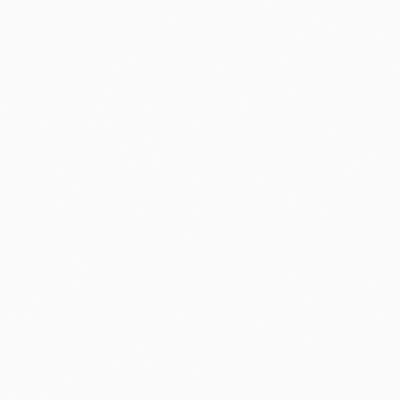
Frame 1 (no input)
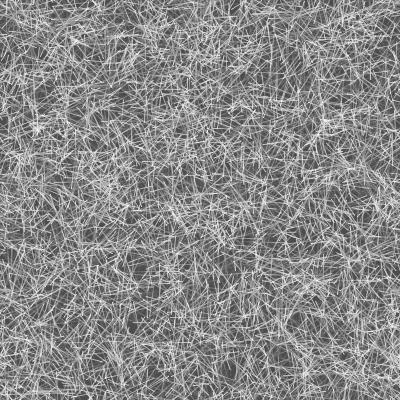
Frame 60 (no input)
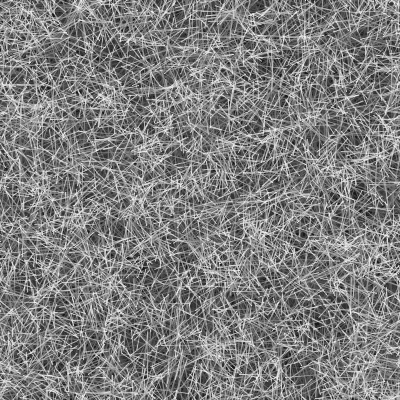
Frame 120 (the mouse pressed at the canvas centre since frame 60)

The p5.js sketch that drew these frames (run headless with seeded random() and noise() and a simulated clock; from frame 60 on, the mouse is pressed at the canvas centre):

// p5.js sketch
// ── sketch.js
let molds = []; let num = 4000;
let d;

function setup() {
    createCanvas(400, 400);
    angleMode(DEGREES);
    d = pixelDensity();

    for (let i=0; i<num; i++) {
        molds[i] = new Mold();
    }
}

function draw() {
    background(0, 5);
    loadPixels();

    for (let i=0; i<num; i++) {
        if (key == "s") {
            molds[i].stop = true;
            updatePixels();
            noLoop();
        } else {
            molds[i].stop = false;
        }

        molds[i].update();
        molds[i].display();
    }
}

// ── mold.js
class Mold {
    constructor() {
        // Mold vars
        this.y = random(width);
        this.x = random(height); // Sets mold pattern in the beggining of the canvas
        this.r = 0.5 // Radius

        // Traveling direction
        this.heading = random(360);
        this.vx = cos(this.heading); // Turns polar coordinates to cartesian coordinates
        this.vy = sin(this.heading);
        this.rotAngle = 45;
        this.stop = false // Stops movement

        // Sensor vars
        this.rSensorPos = createVector(0, 0);
        this.lSensorPos = createVector(0, 0);
        this.fSensorPos = createVector(0, 0);
        this.fSensorAngle = 45;
        this.sensorDist = 10;
    }

    update() {
        // Controls when molds stop moving
        if (this.stop) {
            this.vx = 0;
            this.vy = 0;
        } else {
            this.vx = cos(this.heading);
            this.vy = sin(this.heading);
        }

        // Modulo expression to wrap canvas, division %
        this.x = (this.x + this.vx + width) % width;
        this.y = (this.y + this.vy + height) % height;

        // Creates 3 sensor positions
        this.getSensorPos(this.rSensorPos, this.heading + this.sensorAngle);
        this.getSensorPos(this.lSensorPos, this.heading - this.sensorAngle);
        this.getSensorPos(this.fSensorPos, this.heading);

        // Get indices for the sensors pos, anf color value for the indices
        let index, l, r, f;
        index = 4 * (d * floor(this.rSensorPos.y)) * (d * width) + 4 * (d * floor(this.rSensorPos.x));
        r = pixels[index];

        index = 4 * (d * floor(this.lSensorPos.y)) * (d * width) + 4 * (d * floor(this.lSensorPos.x));
        l = pixels[index];

        index = 4 * (d * floor(this.fSensorPos.y)) * (d * width) + 4 * (d * floor(this.fSensorPos.x));
        f = pixels[index];

        // Compares values r, l, f to move the sensors
        if (f > l && f > r) {
            this.heading += 0;
        } else if (f < l && f < r) {
            if (random(1) < 0.5) {
                this.heading += this.rotAngle;
            } else {
                this.heading -= this.rotAngle;
            }
        } else if (l > r) {
            this.heading += -this.rotAngle;
        } else if (r > l) {
            this.heading += this.rotAngle;
        }

    }

    display() {
        noStroke();
        fill(255);
        ellipse(this.x, this.y, this.r * 2, this.r * 2);


    }

    getSensorPos(sensor, angle) {
        sensor.x = (this.x + this.sensorDist * cos(angle) + width) % width;
        sensor.y = (this.y + this.sensorDist * sin(angle) + height) % height;
    }

}
